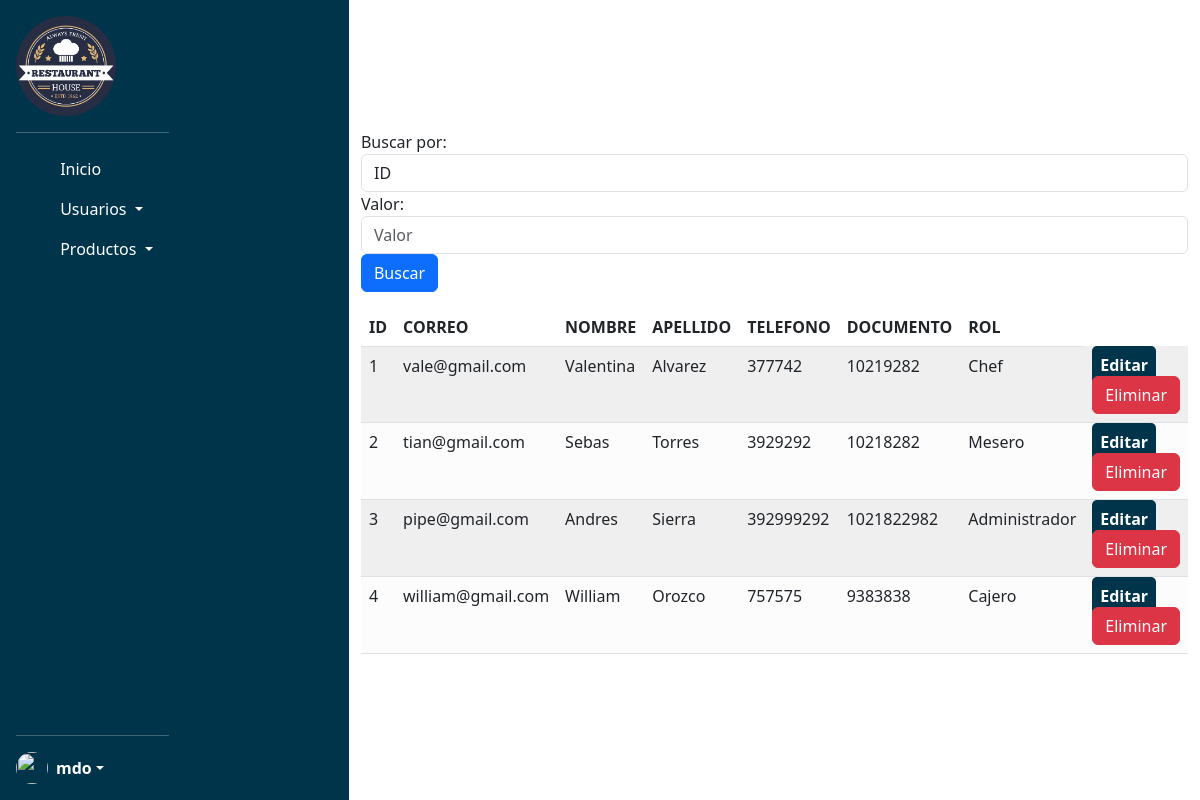
/Restaurante/views/admin/usuarios/BuscarUsuario.php (signed in), run on the app's committed database.
### tables this page shows
CREATE TABLE `usuario` (
  `id` int(11) NOT NULL COMMENT 'Llave primaria',
  `correo` varchar(200) NOT NULL,
  `clave` varchar(200) NOT NULL,
  `Nombre` varchar(100) NOT NULL,
  `Apellido` varchar(100) NOT NULL,
  `Telefono` bigint(20) DEFAULT NULL,
  `Documento` bigint(20) NOT NULL,
  `IdRol` int(11) NOT NULL
);

CREATE TABLE `rol` (
  `id` int(11) NOT NULL,
  `Nombre` varchar(50) NOT NULL
);

### Restaurante/config/db.php (called while the page is built, shortened)
<?php
class DataBase{
    public static function connect(){
        $host= 'localhost';
        $user= 'root';
        $pass= '';
        $db= 'restaurantebd';
        $db = new mysqli($host,$user,$pass,$db);
        return $db;
    }
}
?>

### Restaurante/controllers/UsuarioController.php (called while the page is built, shortened)
<?php
require_once 'C:\xampp\htdocs\Restaurante\models\Usuario.php';
class UsuarioController
{
  private $model;
  public function __construct()
  {
    $this->model = new Usuario();
  }
  public function index()
  {
    $registros = $this->model->searchUser();
    return $registros;
  }
}
?>

### Restaurante/models/Usuario.php (called while the page is built, shortened)
<?php
require_once 'C:\xampp\htdocs\Restaurante\config\db.php';
class Usuario
{
    private $db;
    public function __construct()
    {
        $this->db = DataBase::connect();
    }
    public function searchUser()
    {
        $sql = $this->db->query("SELECT u.id, u.Nombre, u.Apellido,u.correo,u.Telefono,u.Documento,r.Nombre as 'Rol'
        FROM usuario u INNER JOIN rol r ON u.IdRol= r.id");
        $usuarios = array();
        while ($row = $sql->fetch_assoc()) {
            $usuarios[] = $row;
        }
        return $usuarios;
    }
}
?>

### Restaurante/views/admin/usuarios/BuscarUsuario.php (the view, shortened to what this page needs)
<?php
 require 'C:\xampp\htdocs\Restaurante\controllers\UsuarioController.php';
    $usuario = new UsuarioController();
    $registros = $usuario->index();
?>
    <main class="d-flex ">
        <?php include 'C:\xampp\htdocs\Restaurante\includes\head.php'; ?>
        <?php include 'C:\xampp\htdocs\Restaurante\views\admin\admin.php'; ?>
        <div class="container-fluid d-flex flex-column justify-content-center m-auto">
            <form class="form-inline" method="POST" action="#">
                <div class="form-group">
                    <label for="campo">Buscar por:</label>
                    <select class="form-control" id="campo" name="campo">
                        <option value="id">ID</option>
                    </select>
                </div>
                <div class="form-group">
                    <label for="valor">Valor:</label>
                    <input type="text" class="form-control" id="valor" name="valor" placeholder="Valor">
                </div>
                <button type="submit" class="btn btn-primary">Buscar</button>
            </form>
            <table class="table table-striped">
                <thead>
                    <tr>
                        <th>ID</th>
                        <th>CORREO</th>
                        <th>NOMBRE</th>
                        <th>APELLIDO</th>
                        <th>TELEFONO</th>
                        <th>DOCUMENTO</th>
                        <th>ROL</th>
                    </tr>
                </thead>
                <tbody>
                    <?php foreach ($registros as $row) { ?>
                        <tr class='bg-light-subtle'>
                            <td><?php echo $row['id'] ?></td>
                            <td><?php echo $row['correo'] ?></td>
                            <td><?php echo $row['Nombre'] ?></td>
                            <td><?php echo $row['Apellido'] ?></td>
                            <td><?php echo $row['Telefono'] ?></td>
                            <td><?php echo $row['Documento'] ?></td>
                            <td><?php echo $row['Rol'] ?></td>
                            <td>
                                <a href="EditarUsuario.php?id=<?php echo $row['id'] ?>" class="button-primario bg-primario text-white">Editar</a>
                                <a href="EliminarUsuario.php?id=<?php echo $row['id'] ?>" class="btn btn-eliminar btn-danger">Eliminar</a>
                            </td>
                        </tr>
                    <?php } ?>
                </tbody>
            </table>
        </div>
    </main>
</body>
</html>

### Restaurante/includes/head.php (shortened to what this page needs)
<head>
    <link rel="stylesheet" href="assets/css/bootstrap.min.css">
    <link rel="stylesheet" href="/Restaurante/assets/css/bootstrap.min.css">
    <link rel="stylesheet" href="/Restaurante/assets/estilos.css">
</head>

### Restaurante/views/admin/admin.php (shortened to what this page needs)
<!DOCTYPE html>
<html lang="en">
<?php include 'C:\xampp\htdocs\Restaurante\includes\head.php'; ?>
<body>
   <?php include 'C:\xampp\htdocs\Restaurante\includes\sidebarAdmin.php'; ?>
</body>
</html>

### Restaurante/includes/sidebarAdmin.php (shortened to what this page needs)
<div class="d-flex flex-column p-3 text-white bg-primario vh-100 " style="width: 280px;">
    <img
      src="/Restaurante/assets/img/logo (2).png"
      alt=""
      width="100"
      height="100"
      class="d-inline-block align-text-top"
      />
    <hr>
    <ul class="nav nav-pills flex-column mb-auto">
      <li>
        <a href="/Restaurante/views/admin/admin.php" class="nav-link text-white">
          <svg class="bi me-2" width="16" height="16"><use xlink:href="#home"/></svg>
          Inicio
        </a>
      </li>
      <li>
          <a href="#" class="nav-link text-white dropdown-toggle" id="dropdownUser1" data-bs-toggle="dropdown" aria-expanded="false">
            <svg class="bi me-2" width="16" height="16"><use xlink:href="#people-circle"/></svg>
            Usuarios
          </a>
      </li>
      <li>
        <a href="#" class="nav-link text-white dropdown-toggle" id="dropdownUser1" data-bs-toggle="dropdown" aria-expanded="false">
          <svg class="bi me-2" width="16" height="16"><use xlink:href="#people-circle"/></svg>
          Productos
        </a>
    </ul>
    <hr>
    <div class="dropdown">
      <a href="#" class="d-flex align-items-center text-white text-decoration-none dropdown-toggle" id="dropdownUser1" data-bs-toggle="dropdown" aria-expanded="false">
        <img src="https://github.com/mdo.png" alt="" width="32" height="32" class="rounded-circle me-2">
        <strong>mdo</strong>
      </a>
    </div>
  </div>
<div class="d-flex flex-column p-3 text-white bg-primario vh-100" style="width: 280px;">
</div>

### Restaurante/assets/estilos.css (style rules this page uses)
.bg-primario { background-color: #00344A; }
.text-white { color: #fff; }
.button-primario { text-decoration: none; color: #00344A; padding: 8px; border-radius: 5px; font-weight: 700; }

### Restaurante/includes/sidebarAdmin.php (style rules this page uses)
body { background-image: url("/Restaurante/assets/img/Administrador/Admin.jpg"); background-repeat: no-repeat; background-size: cover; background-position: center; }

### data on the page
usuario: id "1", correo "vale@gmail.com", Nombre "Valentina", Apellido "Alvarez", Telefono "377742", Documento "10219282", IdRol.Nombre "Chef"
usuario: id "2", correo "tian@gmail.com", Nombre "Sebas", Apellido "Torres", Telefono "3929292", Documento "10218282", IdRol.Nombre "Mesero"
usuario: id "3", correo "pipe@gmail.com", Nombre "Andres", Apellido "Sierra", Telefono "392999292", Documento "1021822982", IdRol.Nombre "Administrador"
usuario: id "4", correo "william@gmail.com", Nombre "William", Apellido "Orozco", Telefono "757575", Documento "9383838", IdRol.Nombre "Cajero"
